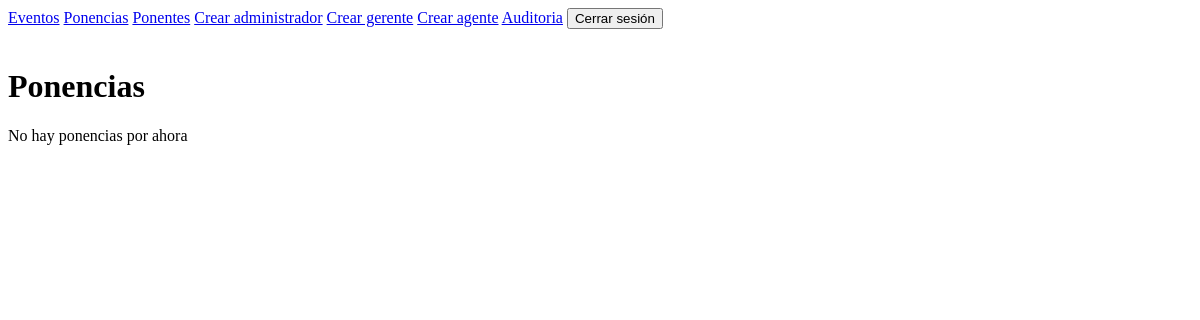
The app's page /0/ponencias (signed in), older data.
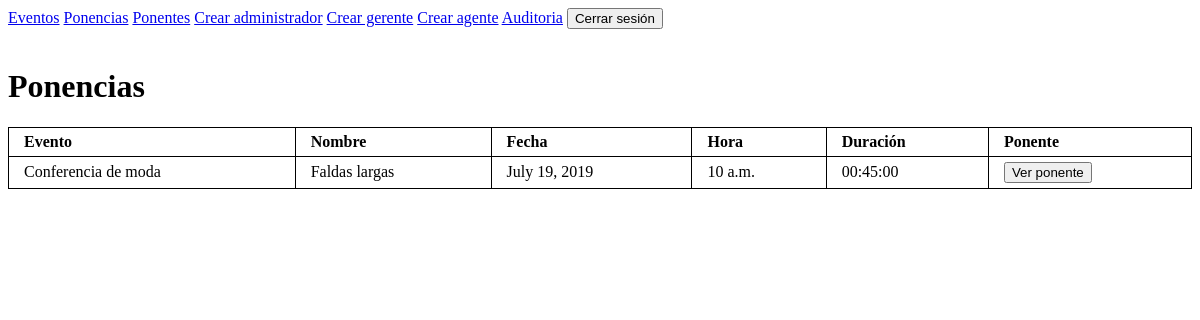
The same page, newer data.
### eventos/models.py (models this page shows, shortened)
class Ponencia(models.Model):
	evento = models.ForeignKey(Evento, on_delete=models.CASCADE)
	nombre_ponencia = models.CharField('Nombre', max_length=100)
	fecha_ponencia = models.DateField('Fecha')
	hora = models.TimeField()
	duracion = models.CharField(max_length=9)

class Evento(models.Model):
	nombre_evento = models.CharField('Nombre', max_length=100)
	def __str__(self):
		return self.nombre_evento

### eventos/views.py (the view)
# urls.py: path('<int:evento_id>/ponencias', views.ponencias, name='ponencias'),
@login_required(login_url='login')
def ponencias(request, evento_id):
	if evento_id == 0:
		return render(request, 'eventos/ponencias.html', {'ponencias': Ponencia.objects.all(),})
	else:
		return render(request, 'eventos/ponencias.html', {'ponencias': Ponencia.objects.filter(evento_id=evento_id),})

### eventos/templates/eventos/ponencias.html
{% extends 'eventos/menu.html' %}
{% block content %}
    <h1>Ponencias</h1>
    {% if ponencias %}
        <table>
		    <tr>
		        <th>Evento</th>
		        <th>Nombre</th>
		        <th>Fecha</th>
		        <th>Hora</th>
		        <th>Duración</th>
		        <th>Ponente</th>
		    </tr>
		    {% for ponencia in ponencias %}
		    <tr>
		        <td>{{ ponencia.evento }}</td>
		        <td>{{ ponencia.nombre_ponencia }}</td>
		        <td>{{ ponencia.fecha_ponencia }}</td>
		        <td>{{ ponencia.hora }}</td>
		        <td>{{ ponencia.duracion }}</td>
		        <td><a href="{% url 'eventos:ponentes' ponencia.id %}">
		        <button type="button">Ver ponente</button>
		        </a></td>
		    </tr>
		    {% endfor %}
		</table>
		{% else %}
		<p>No hay ponencias por ahora</p>
	{% endif %}
{% endblock %}

Row changes from the older to the newer data that the page shows:
added Ponencia: evento "Conferencia de moda", nombre_ponencia "Faldas largas", fecha_ponencia "July 19, 2019", hora "10 a.m.", duracion "00:45:00"
Text that changed along with them:
text no longer shown: "No hay ponencias por ahora"
text now shown: "Evento Nombre Fecha Hora Duración Ponente"
